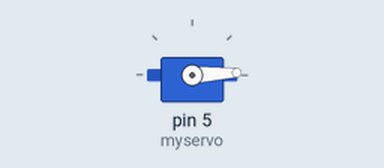
The sketch below on a simulated Arduino Uno, built with avr-gcc and run on an emulated ATmega328P. On the bench: servo.

Above: at 0.05 s.
At 0.7 s:
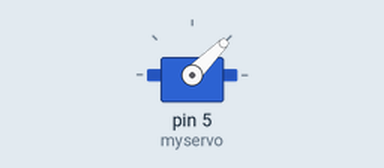
At 1.35 s:
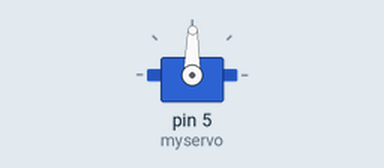
At 2.7 s:
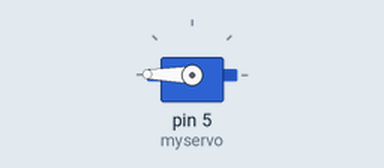
Timing chart, 0 to 6.3 s (numbered marks = the images above):
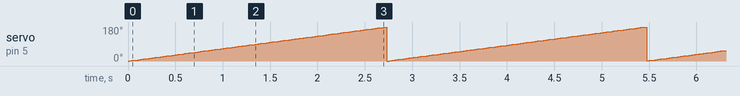

The sketch:

servo.ino
```cpp
#include <Servo.h>

Servo myservo;  // create servo object to control a servo
// twelve servo objects can be created on most boards

int pos = 0;    // variable to store the servo position

void setup() {
  myservo.attach(5);  // attaches the servo on pin 9 to the servo object
}

void loop() {
  // myservo.write(0);              // tell servo to go to position in variable 'pos'


  for (pos = 0; pos <= 180; pos += 1) { // goes from 0 degrees to 180 degrees
    // in steps of 1 degree
    myservo.write(pos);              // tell servo to go to position in variable 'pos'
    delay(15);                       // waits 15ms for the servo to reach the position
  }
  // for (pos = 180; pos >= 0; pos -= 1) { // goes from 180 degrees to 0 degrees
  //   myservo.write(pos);              // tell servo to go to position in variable 'pos'
  //   delay(15);                       // waits 15ms for the servo to reach the position
  // }
  myservo.write(0);              // tell servo to go to position in variable 'pos'

}
```

Measured:
- by itself, servo on pin 5 (myservo): ramps from 0° to 180° and jumps back, once every 2.7 s
